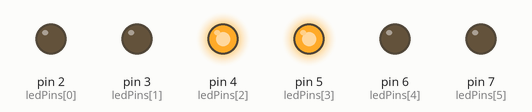
Recording of a sketch running on a simulated Arduino Uno, built with avr-gcc and run on an emulated ATmega328P. Shown: output pins drawn as LEDs (lit = HIGH). What the sketch prints to the serial monitor is not drawn.

Above: at 0.02 s.
At 1.88 s:
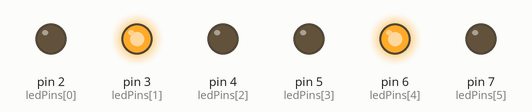
At 2.86 s:
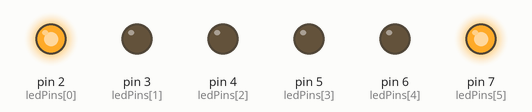
Timing chart, 0 to 3.2 s (numbered marks = the images above):
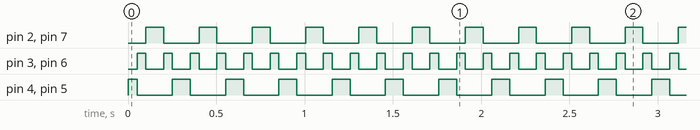

The sketch:

program1.ino
```cpp
/*     ---------------------------------------------------------
 *     |  Arduino Experimentation Kit Example Code             |
 *     |  CIRC-02 .: 8 LED Fun :. (Multiple LEDs)   |
 *     ---------------------------------------------------------
 *
 *  A few Simple LED animations
 *
 * For more information on this circuit http://tinyurl.com/d2hrud
 *
 */

//LED Pin Variables
int ledPins[] = {2,3,4,5,6,7}; //An array to hold the pin each LED is connected to
                                   //i.e. LED #0 is connected to pin 2, LED #1, 3 and so on
                                   //to address an array use ledPins[0] this would equal 2
                                   //and ledPins[7] would equal 9

/*
 * setup() - this function runs once when you turn your Arduino on
 * We the three control pins to outputs
 */
void setup()
{
  Serial.begin(9600);
  //Set each pin connected to an LED to output mode (pulling high (on) or low (off)
  for(int i = 0; i < 6; i++){         //this is a loop and will repeat eight times
      pinMode(ledPins[i],OUTPUT); //we use this to set each LED pin to output
  }                                   //the code this replaces is below

  /* (commented code will not run)
   * these are the lines replaced by the for loop above they do exactly the
   * same thing the one above just uses less typing
  pinMode(ledPins[0],OUTPUT);
  pinMode(ledPins[1],OUTPUT);
  pinMode(ledPins[2],OUTPUT);
  pinMode(ledPins[3],OUTPUT);
  pinMode(ledPins[4],OUTPUT);
  pinMode(ledPins[5],OUTPUT);
  pinMode(ledPins[6],OUTPUT);
  pinMode(ledPins[7],OUTPUT);
  (end of commented code)*/
}


/*
 * loop() - this function will start after setup finishes and then repeat
 * we call a function called oneAfterAnother(). if you would like a different behaviour
 * uncomment (delete the two slashes) one of the other lines
 */
void loop()                     // run over and over again
{
  //nikos();   //this will turn on each LED one by one then turn each off
  //oneAfterAnotherLoop();   //does the same as oneAfterAnotherNoLoop but with
                             //much less typing
  //oneOnAtATime();          //this will turn one LED on then turn the next one
                             //on turning the
                             //former off (one LED will look like it is scrolling
     Serial.println("function RUN");                        //along the line
 inAndOut();              //lights the two middle LEDs then moves them out then back
                             //in again
}

/*
 * oneAfterAnotherNoLoop() - Will light one LED then delay for delayTime then light
 * the next LED until all LEDs are on it will then turn them off one after another
 *
 * this does it without using a loop which makes for a lot of typing.
 * oneOnAtATimeLoop() does exactly the same thing with less typing
 */
void nikos(){
  int delayTime = 100; //the time (in milliseconds) to pause between LEDs
                       //make smaller for quicker switching and larger for slower
  digitalWrite(ledPins[0], HIGH);  //Turns on LED #0 (connected to pin 2 )
  delay(delayTime);                //waits delayTime milliseconds
  digitalWrite(ledPins[1], HIGH);  //Turns on LED #1 (connected to pin 3 )
  delay(delayTime);                //waits delayTime milliseconds
  digitalWrite(ledPins[2], HIGH);  //Turns on LED #2 (connected to pin 4 )
  delay(delayTime);                //waits delayTime milliseconds
  digitalWrite(ledPins[3], HIGH);  //Turns on LED #3 (connected to pin 5 )
  delay(delayTime);                //waits delayTime milliseconds
  digitalWrite(ledPins[4], HIGH);  //Turns on LED #4 (connected to pin 6 )
  delay(delayTime);                //waits delayTime milliseconds
  digitalWrite(ledPins[5], HIGH);  //Turns on LED #5 (connected to pin 7 )
  delay(delayTime);                //waits delayTime milliseconds


//Turns Each LED Off

  digitalWrite(ledPins[5], LOW);  //Turns on LED #2 (connected to pin 4 )
  delay(delayTime);                //waits delayTime milliseconds
  digitalWrite(ledPins[4], LOW);  //Turns on LED #3 (connected to pin 5 )
  delay(delayTime);                //waits delayTime milliseconds
  digitalWrite(ledPins[3], LOW);  //Turns on LED #4 (connected to pin 6 )
  delay(delayTime);                //waits delayTime milliseconds
  digitalWrite(ledPins[2], LOW);  //Turns on LED #5 (connected to pin 7 )
  delay(delayTime);                //waits delayTime milliseconds
  digitalWrite(ledPins[1], LOW);  //Turns on LED #6 (connected to pin 8 )
  delay(delayTime);                //waits delayTime milliseconds
  digitalWrite(ledPins[0], LOW);  //Turns on LED #7 (connected to pin 9 )
  delay(delayTime);                //waits delayTime milliseconds
}

/*
 * oneAfterAnotherLoop() - Will light one LED then delay for delayTime then light
 * the next LED until all LEDs are on it will then turn them off one after another
 *
 * this does it using a loop which makes for a lot less typing.
 * than oneOnAtATimeNoLoop() does exactly the same thing with less typing
 */
void oneAfterAnotherLoop(){
  int delayTime = 100; //the time (in milliseconds) to pause between LEDs
                       //make smaller for quicker switching and larger for slower

//Turn Each LED on one after another
  for(int i = 0; i <= 5; i++){
    digitalWrite(ledPins[i], HIGH);  //Turns on LED #i each time this runs i
    delay(delayTime);                //gets one added to it so this will repeat
  }                                  //8 times the first time i will = 0 the final
                                     //time i will equal 7;

//Turn Each LED off one after another
  for(int i = 5; i >= 0; i--){  //same as above but rather than starting at 0 and counting u
                    //p
                                //we start at seven and count down
    digitalWrite(ledPins[i], LOW);  //Turns off LED #i each time this runs i
    delay(delayTime);                //gets one subtracted from it so this will repeat
  }                                  //8 times the first time i will = 7 the final
                                     //time it will equal 0


}

/*
 * oneOnAtATime() - Will light one LED then the next turning off all the others
 */
void oneOnAtATime(){
  int delayTime = 100; //the time (in milliseconds) to pause between LEDs
                       //make smaller for quicker switching and larger for slower

  for(int i = 0; i <= 5; i++){
    int offLED = i - 1;  //Calculate which LED was turned on last time through
    if(i == 0) {         //for i = 1 to 7 this is i minus 1 (i.e. if i = 2 we will
      offLED = 5;        //turn on LED 2 and off LED 1)
    }                    //however if i = 0 we don't want to turn of led -1 (doesn't exist)
                         //instead we turn off LED 7, (looping around)
    digitalWrite(ledPins[i], HIGH);     //turn on LED #i
    digitalWrite(ledPins[offLED], LOW); //turn off the LED we turned on last time
    delay(delayTime);
  }
}

/*
 * inAndOut() - This will turn on the two middle LEDs then the next two out
 * making an in and out look
 */
void inAndOut(){
  int delayTime = 50

  ; //the time (in milliseconds) to pause between LEDs
                       //make smaller for quicker switching and larger for slower

  //runs the LEDs out from the middle
  for(int i = 0; i <= 2; i++){
    int offLED = i - 1;  //Calculate which LED was turned on last time through
    if(i == 0) {         //for i = 1 to 7 this is i minus 1 (i.e. if i = 2 we will
      offLED = 2;        //turn on LED 2 and off LED 1)
    }                    //however if i = 0 we don't want to turn of led -1 (doesn't exist)
                         //instead we turn off LED 7, (looping around)
    int onLED1 = 2 - i;       //this is the first LED to go on ie. LED #3 when i = 0 and LED
                    //
                             //#0 when i = 3
    int onLED2 = 3 + i;       //this is the first LED to go on ie. LED #4 when i = 0 and LED
                    //
                             //#7 when i = 3
    int offLED1 = 2 - offLED; //turns off the LED we turned on last time
    int offLED2 = 3 + offLED; //turns off the LED we turned on last time
    Serial.print("i= ");
    Serial.println(i);
    Serial.print("  onLED2= ");
    Serial.println(onLED2);
    Serial.print("  offLED2= ");
    Serial.println(offLED2);
    digitalWrite(ledPins[onLED1], HIGH);
    digitalWrite(ledPins[onLED2], HIGH);
    digitalWrite(ledPins[offLED1], LOW);
    digitalWrite(ledPins[offLED2], LOW);
    delay(delayTime);
  }

  //runs the LEDs into the middle
 for(int i = 2; i >= 0; i--){
    int offLED = i + 1;  //Calculate which LED was turned on last time through
    if(i == 2) {         //for i = 1 to 7 this is i minus 1 (i.e. if i = 2 we will
      offLED = 0;        //turn on LED 2 and off LED 1)
    }                    //however if i = 0 we don't want to turn of led -1 (doesn't exist)
                         //instead we turn off LED 7, (looping around)
    int onLED1 = 2 - i;       //this is the first LED to go on ie. LED #3 when i = 0 and LED
                    //
                             //#0 when i = 3
    int onLED2 = 3 + i;       //this is the first LED to go on ie. LED #4 when i = 0 and LED
                    //
                             //#7 when i = 3
    int offLED1 = 2 - offLED; //turns off the LED we turned on last time
    int offLED2 = 3 + offLED; //turns off the LED we turned on last time

    digitalWrite(ledPins[onLED1], HIGH);
    digitalWrite(ledPins[onLED2], HIGH);
    digitalWrite(ledPins[offLED1], LOW);
    digitalWrite(ledPins[offLED2], LOW);
    delay(delayTime);
  }
}
```

Measured:
- by itself, pin 2 (ledPins[0]), pin 4 (ledPins[2]), pin 5 (ledPins[3]), pin 7 (ledPins[5]): alternates HIGH for 0.10 s and LOW for 0.20 s
- by itself, pin 3 (ledPins[1]), pin 6 (ledPins[4]): alternates HIGH for 0.05 s and LOW for 0.10 s
